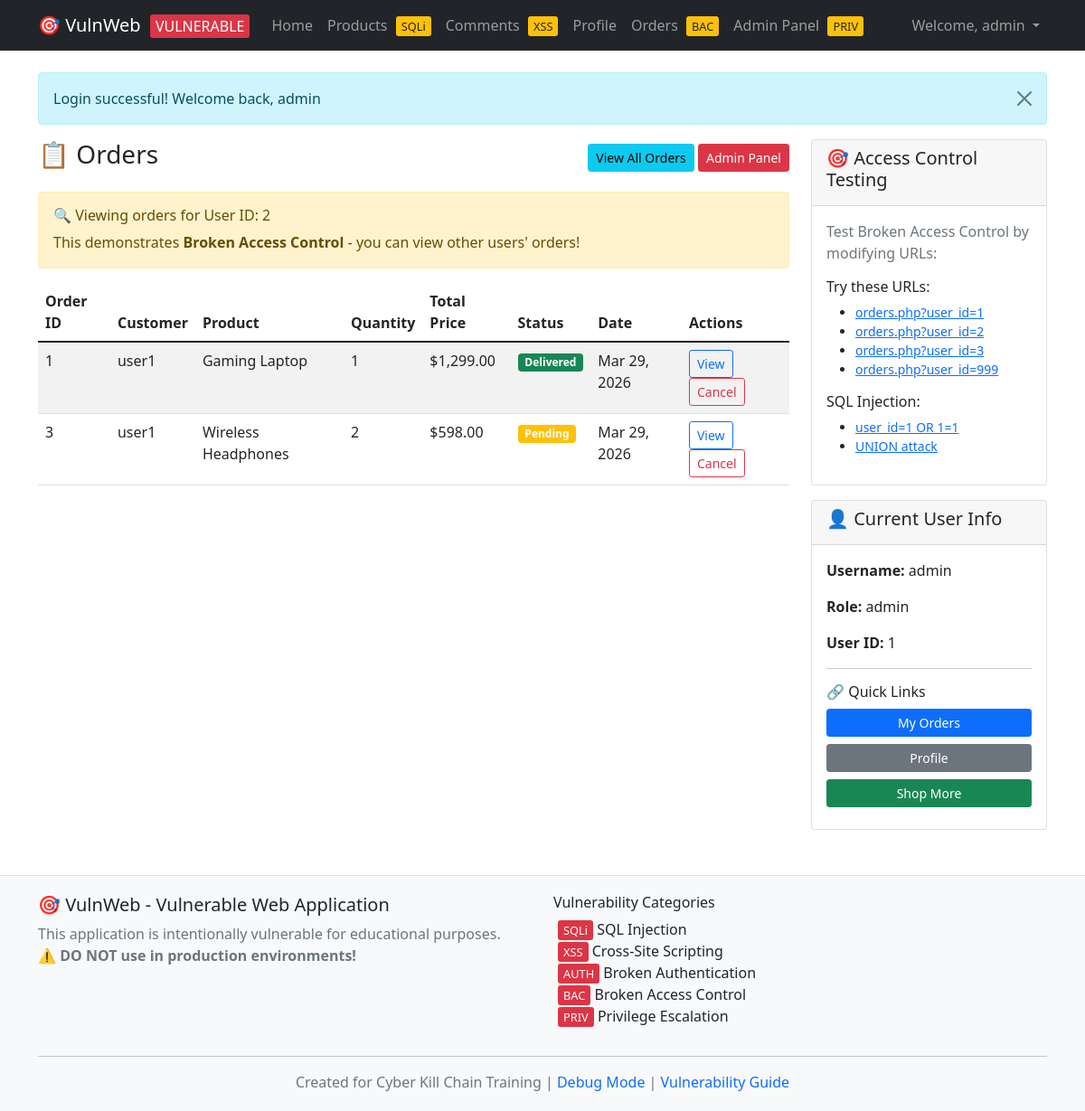
The app's page /orders.php?user_id=2 (signed in) with its own data.
### tables this page shows
CREATE TABLE users (
    id INT AUTO_INCREMENT PRIMARY KEY,
    username VARCHAR(50) NOT NULL,
    password VARCHAR(255) NOT NULL,
    email VARCHAR(100),
    role ENUM('user', 'admin', 'moderator') DEFAULT 'user',
    created_at TIMESTAMP DEFAULT CURRENT_TIMESTAMP,
    is_active BOOLEAN DEFAULT TRUE
);

CREATE TABLE orders (
    id INT AUTO_INCREMENT PRIMARY KEY,
    user_id INT,
    product_id INT,
    quantity INT DEFAULT 1,
    total_price DECIMAL(10,2),
    status ENUM('pending', 'paid', 'shipped', 'delivered') DEFAULT 'pending',
    created_at TIMESTAMP DEFAULT CURRENT_TIMESTAMP,
    FOREIGN KEY (user_id) REFERENCES users(id),
    FOREIGN KEY (product_id) REFERENCES products(id)
);

CREATE TABLE products (
    id INT AUTO_INCREMENT PRIMARY KEY,
    name VARCHAR(100) NOT NULL,
    description TEXT,
    price DECIMAL(10,2),
    category VARCHAR(50),
    created_at TIMESTAMP DEFAULT CURRENT_TIMESTAMP
);

### src/config.php (called while the page is built, shortened)
<?php
function getConnection() {
    static $connection = null;
    if ($connection === null) {
        $connection = new mysqli(DB_HOST, DB_USER, DB_PASS, DB_NAME);
    }
    return $connection;
}
function isLoggedIn() {
    return isset($_SESSION['user_id']);
}
function isAdmin() {
    return isset($_SESSION['role']) && $_SESSION['role'] === 'admin';
}
function getCurrentUser() {
    if (isset($_SESSION['user_id'])) {
        $conn = getConnection();
        $query = "SELECT * FROM users WHERE id = {$_SESSION['user_id']}";
        $result = $conn->query($query);
        return $result ? $result->fetch_assoc() : null;
    }
    return null;
}
?>

### src/orders.php (the view, shortened to what this page needs)
<?php
require_once 'config.php';
$user_id = $_GET['user_id'] ?? $_SESSION['user_id'];
include 'header.php';
?>
<div class="row">
    <div class="col-md-9">
        <div class="d-flex justify-content-between align-items-center mb-3">
            <h3>📋 Orders</h3>
            <?php if (isAdmin()): ?>
                <div>
                    <a href="?view=all" class="btn btn-info btn-sm">View All Orders</a>
                    <a href="admin.php" class="btn btn-danger btn-sm">Admin Panel</a>
                </div>
            <?php endif; ?>
        </div>
        <?php if (isset($_GET['user_id']) && $_GET['user_id'] != $_SESSION['user_id']): ?>
            <div class="alert alert-warning">
                <h6>🔍 Viewing orders for User ID: <?php echo htmlspecialchars($_GET['user_id']); ?></h6>
                <p class="mb-0">This demonstrates <strong>Broken Access Control</strong> - you can view other users' orders!</p>
            </div>
        <?php endif; ?>
        <?php
        $conn = getConnection();
        if (isset($_GET['view']) && $_GET['view'] === 'all' && isAdmin()) {
            $query = "SELECT o.*, u.username, p.name as product_name
                     FROM orders o
                     JOIN users u ON o.user_id = u.id
                     JOIN products p ON o.product_id = p.id
                     ORDER BY o.created_at DESC";
        } else {
            $query = "SELECT o.*, u.username, p.name as product_name
                     FROM orders o
                     JOIN users u ON o.user_id = u.id
                     JOIN products p ON o.product_id = p.id
                     WHERE o.user_id = $user_id
                     ORDER BY o.created_at DESC";
        }
        $result = $conn->query($query);
        if (!$result) {
            echo "<div class='alert alert-danger'>Database Error: " . $conn->error . "</div>";
        } else {
            if ($result->num_rows === 0) {
                echo "<div class='alert alert-warning'>No orders found.</div>";
            } else {
                ?>
                <div class="table-responsive">
                    <table class="table table-striped">
                        <thead>
                            <tr>
                                <th>Order ID</th>
                                <th>Customer</th>
                                <th>Product</th>
                                <th>Quantity</th>
                                <th>Total Price</th>
                                <th>Status</th>
                                <th>Date</th>
                                <th>Actions</th>
                            </tr>
                        </thead>
                        <tbody>
                            <?php while ($order = $result->fetch_assoc()): ?>
                            <tr>
                                <td><?php echo $order['id']; ?></td>
                                <td><?php echo htmlspecialchars($order['username']); ?></td>
                                <td><?php echo htmlspecialchars($order['product_name']); ?></td>
                                <td><?php echo $order['quantity']; ?></td>
                                <td>$<?php echo number_format($order['total_price'], 2, '.', ','); ?></td>
                                <td>
                                    <span class="badge bg-<?php
                                        echo $order['status'] === 'delivered' ? 'success' :
                                            ($order['status'] === 'shipped' ? 'primary' :
                                            ($order['status'] === 'paid' ? 'info' : 'warning'));
                                    ?>">
                                        <?php echo ucfirst($order['status']); ?>
                                    </span>
                                </td>
                                <td><?php echo date('M j, Y', strtotime($order['created_at'])); ?></td>
                                <td>
                                    <a href="order_detail.php?id=<?php echo $order['id']; ?>" class="btn btn-sm btn-outline-primary">View</a>
                                    <?php if (isAdmin() || $order['user_id'] == $_SESSION['user_id']): ?>
                                        <a href="cancel_order.php?id=<?php echo $order['id']; ?>" class="btn btn-sm btn-outline-danger">Cancel</a>
                                    <?php endif; ?>
                                </td>
                            </tr>
                            <?php endwhile; ?>
                        </tbody>
                    </table>
                </div>
                <?php
            }
        }
        ?>
    </div>
    <div class="col-md-3">
        <div class="card">
            <div class="card-header">
                <h5>🎯 Access Control Testing</h5>
            </div>
            <div class="card-body">
                <p class="text-muted">Test Broken Access Control by modifying URLs:</p>
                <h6>Try these URLs:</h6>
                <ul class="small">
                    <li><a href="?user_id=1">orders.php?user_id=1</a></li>
                    <li><a href="?user_id=2">orders.php?user_id=2</a></li>
                    <li><a href="?user_id=3">orders.php?user_id=3</a></li>
                    <li><a href="?user_id=999">orders.php?user_id=999</a></li>
                </ul>
                <h6>SQL Injection:</h6>
                <ul class="small">
                    <li><a href="?user_id=1 OR 1=1">user_id=1 OR 1=1</a></li>
                    <li><a href="?user_id=1 UNION SELECT 1,2,3,4,5,6,7,8">UNION attack</a></li>
                </ul>
            </div>
        </div>
        <div class="card mt-3">
            <div class="card-header">
                <h5>👤 Current User Info</h5>
            </div>
            <div class="card-body">
                <?php $current_user = getCurrentUser(); ?>
                <p><strong>Username:</strong> <?php echo htmlspecialchars($current_user['username']); ?></p>
                <p><strong>Role:</strong> <?php echo htmlspecialchars($current_user['role']); ?></p>
                <p><strong>User ID:</strong> <?php echo $current_user['id']; ?></p>
                <hr>
                <h6>🔗 Quick Links</h6>
                <a href="?user_id=<?php echo $current_user['id']; ?>" class="btn btn-primary btn-sm d-block mb-2">My Orders</a>
                <a href="profile.php" class="btn btn-secondary btn-sm d-block mb-2">Profile</a>
                <a href="products.php" class="btn btn-success btn-sm d-block mb-2">Shop More</a>
            </div>
        </div>
    </div>
</div>
<?php include 'footer.php'; ?>

### src/header.php (shortened to what this page needs)
<!DOCTYPE html>
<html lang="en">
<head>
    <link href="https://cdn.jsdelivr.net/npm/bootstrap@5.1.3/dist/css/bootstrap.min.css" rel="stylesheet">
</head>
<body>
    <nav class="navbar navbar-expand-lg navbar-dark bg-dark">
        <div class="container">
            <a class="navbar-brand" href="index.php">
                🎯 VulnWeb
                <span class="vulnerability-badge">VULNERABLE</span>
            </a>
            <div class="collapse navbar-collapse" id="navbarNav">
                <ul class="navbar-nav me-auto">
                    <li class="nav-item">
                        <a class="nav-link" href="index.php">Home</a>
                    </li>
                    <li class="nav-item">
                        <a class="nav-link" href="products.php">
                            Products
                            <span class="vulnerability-badge">SQLi</span>
                        </a>
                    </li>
                    <li class="nav-item">
                        <a class="nav-link" href="comments.php">
                            Comments
                            <span class="vulnerability-badge">XSS</span>
                        </a>
                    </li>
                    <?php if (isLoggedIn()): ?>
                        <li class="nav-item">
                            <a class="nav-link" href="profile.php">Profile</a>
                        </li>
                        <li class="nav-item">
                            <a class="nav-link" href="orders.php">
                                Orders
                                <span class="vulnerability-badge">BAC</span>
                            </a>
                        </li>
                        <?php if (isAdmin()): ?>
                            <li class="nav-item">
                                <a class="nav-link" href="admin.php">
                                    Admin Panel
                                    <span class="vulnerability-badge">PRIV</span>
                                </a>
                            </li>
                        <?php endif; ?>
                    <?php endif; ?>
                </ul>
                <ul class="navbar-nav">
                    <?php if (isLoggedIn()): ?>
                        <?php $user = getCurrentUser(); ?>
                        <li class="nav-item dropdown">
                            <a class="nav-link dropdown-toggle" href="#" id="navbarDropdown" role="button" data-bs-toggle="dropdown">
                                Welcome, <?php echo $user['username']; ?>
                            </a>
                        </li>
                    <?php endif; ?>
                </ul>
            </div>
        </div>
    </nav>
    <main class="container mt-4">
        <?php if (isset($_SESSION['message'])): ?>
            <div class="alert alert-info alert-dismissible fade show" role="alert">
                <?php
                    echo $_SESSION['message'];
                ?>
                <button type="button" class="btn-close" data-bs-dismiss="alert"></button>
            </div>
        <?php endif; ?>

### src/header.php (style rules this page uses)
.vulnerability-badge { background-color: #dc3545; color: white; padding: 2px 6px; border-radius: 3px; font-size: 0.8em; margin-left: 5px; }
.nav-item .vulnerability-badge { background-color: #ffc107; color: #212529; }

### records on screen
users: username "admin", role "admin", id "1"
orders: id "1", user.username "user1", product.name "Gaming Laptop", quantity "1", total_price "1,299.00", status "Delivered", created_at "Mar 29, 2026"
orders: id "3", user.username "user1", product.name "Wireless Headphones", quantity "2", total_price "598.00", status "Pending", created_at "Mar 29, 2026"

### other values on screen
$_SESSION['message'] "Login successful! Welcome back, admin"
$_GET['user_id'] "2"
